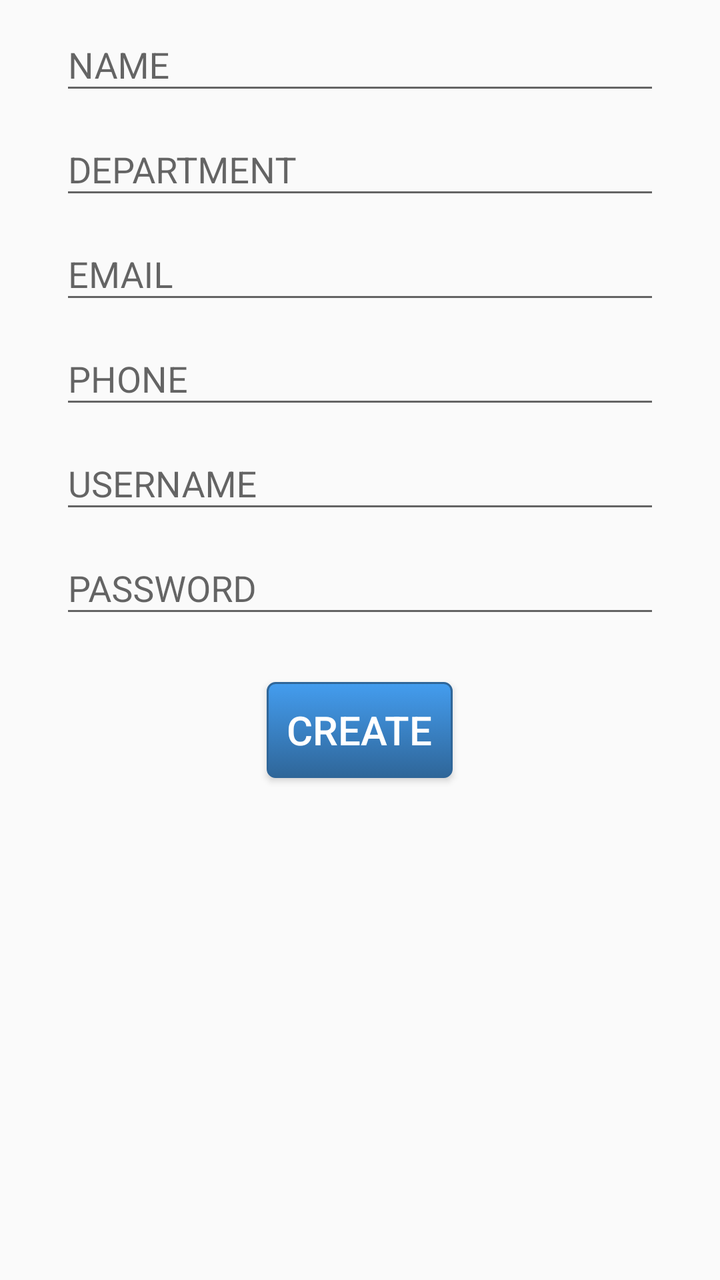
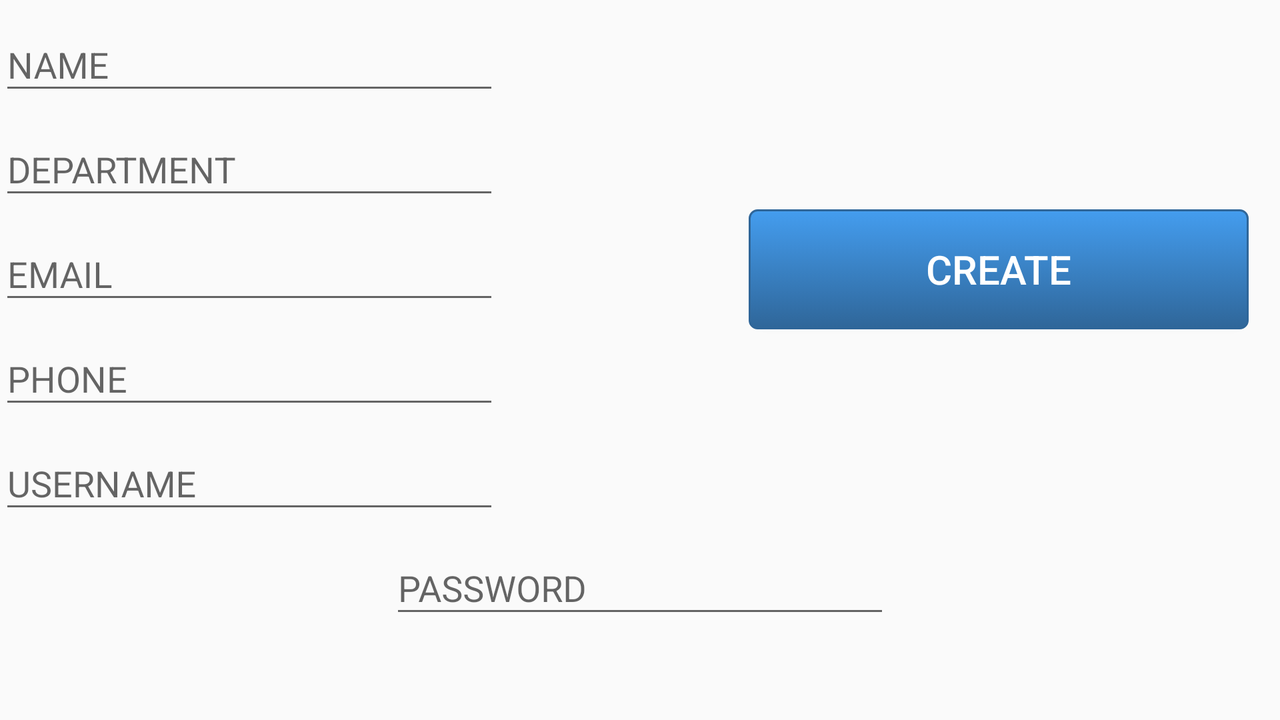

One screen, two layout resources from the same app: the default and the repository's alternative for another configuration. Each is rendered where Android would select it; the XML of both is given below.
<!-- AndroidManifest.xml: application theme AppTheme -->
<!-- res/layout/activity_create_staff.xml -->
<?xml version="1.0" encoding="utf-8"?>
<RelativeLayout xmlns:android="http://schemas.android.com/apk/res/android"
    xmlns:tools="http://schemas.android.com/tools"
    android:id="@+id/activity_create_staff"
    android:layout_width="match_parent"
    android:layout_height="match_parent"
    android:paddingBottom="@dimen/activity_vertical_margin"
    android:paddingLeft="@dimen/activity_horizontal_margin"
    android:paddingRight="@dimen/activity_horizontal_margin"
    android:paddingTop="@dimen/activity_vertical_margin"
    tools:context="com.arrow.arrowhc.CreateStaff">


    <android.support.design.widget.TextInputLayout
        android:layout_width="300dp"
        android:layout_height="wrap_content"
        android:layout_centerHorizontal="true"
        android:id="@+id/AdminstaffNL">

        <EditText
            android:layout_width="300dp"
            android:layout_height="wrap_content"
            android:id="@+id/staffName"
            android:hint="NAME"
            android:textColorHint="@color/bg"/>

    </android.support.design.widget.TextInputLayout>

    <android.support.design.widget.TextInputLayout
        android:layout_width="300dp"
        android:layout_height="wrap_content"
        android:layout_centerHorizontal="true"
        android:id="@+id/AdminstaffDL"
        android:layout_below="@+id/AdminstaffNL">

        <EditText
            android:layout_width="300dp"
            android:layout_height="wrap_content"
            android:id="@+id/staffDept"
            android:hint="DEPARTMENT"
            android:textColorHint="@color/bg"/>

    </android.support.design.widget.TextInputLayout>

    <android.support.design.widget.TextInputLayout
        android:layout_width="300dp"
        android:layout_height="wrap_content"
        android:layout_centerHorizontal="true"
        android:id="@+id/AdminstaffMailL"
        android:layout_below="@+id/AdminstaffDL">

        <EditText
            android:layout_width="300dp"
            android:layout_height="wrap_content"
            android:id="@+id/staffEmail"
            android:hint="EMAIL"
            android:textColorHint="@color/bg"/>

    </android.support.design.widget.TextInputLayout>

    <android.support.design.widget.TextInputLayout
        android:layout_width="300dp"
        android:layout_height="wrap_content"
        android:layout_centerHorizontal="true"
        android:id="@+id/AdminstaffPL"
        android:layout_below="@+id/AdminstaffMailL">

        <EditText
            android:layout_width="300dp"
            android:layout_height="wrap_content"
            android:id="@+id/staffPhone"
            android:hint="PHONE"
            android:textColorHint="@color/bg"/>

    </android.support.design.widget.TextInputLayout>

    <android.support.design.widget.TextInputLayout
        android:layout_width="300dp"
        android:layout_height="wrap_content"
        android:layout_centerHorizontal="true"
        android:id="@+id/AdminstaffUL"
        android:layout_below="@+id/AdminstaffPL">

        <EditText
            android:layout_width="300dp"
            android:layout_height="wrap_content"
            android:id="@+id/staffUserN"
            android:hint="USERNAME"
            android:textColorHint="@color/bg"/>

    </android.support.design.widget.TextInputLayout>

    <android.support.design.widget.TextInputLayout
        android:layout_width="300dp"
        android:layout_height="wrap_content"
        android:layout_centerHorizontal="true"
        android:id="@+id/AdminstaffPswdL"
        android:layout_below="@+id/AdminstaffUL">

        <EditText
            android:layout_width="300dp"
            android:layout_height="wrap_content"
            android:id="@+id/staffPswd"
            android:hint="PASSWORD"
            android:textColorHint="@color/bg"
            android:inputType="textPassword" />

    </android.support.design.widget.TextInputLayout>

    <Button
        android:text="CREATE"
        android:layout_width="wrap_content"
        android:layout_height="wrap_content"
        android:id="@+id/create"
        android:layout_below="@+id/AdminstaffPswdL"
        android:layout_centerHorizontal="true"
        android:layout_marginTop="27dp"
        android:background="@drawable/search_b"
        android:textSize="20dp"
        android:textColor="@color/white"/>

</RelativeLayout>
<!-- resources referenced by this layout -->
<resources>
  <color name="bg">#71cd9f</color>
  <color name="white">#ffffff</color>
  <!-- drawable search_b (drawable) -->
  <?xml version="1.0" encoding="utf-8"?>
  <selector xmlns:android="http://schemas.android.com/apk/res/android">
      <item android:state_pressed="true" >
         <shape>
            <solid android:color="#449def"/>
  
                <stroke android:width="1dp"
                    android:color="#2f6699" />
             <corners android:radius="3dp" />
  
             <padding android:top="10dp"
                 android:bottom="10dp"
                 android:left="10dp"
                 android:right="10dp"/>
            </shape>
  
  
      </item>
  <item>
  
      <shape>
         <gradient android:startColor="#449def"
             android:endColor="#2f6699"
             android:angle="270" />
  
          <stroke android:width="1dp"
              android:color="#2f6699" />    
          <corners android:radius="4dp" />
  
          <padding android:top="10dp"
              android:bottom="10dp"
              android:left="10dp"
              android:right="10dp"/>
      </shape>
  
  
  </item>
  
  </selector>
  <style name="AppTheme" parent="Theme.AppCompat.Light.DarkActionBar">
          
          <item name="colorPrimary">@color/colorPrimary</item>
          <item name="colorPrimaryDark">@color/colorPrimaryDark</item>
          <item name="colorAccent">@color/colorAccent</item>
      </style>
  <color name="colorPrimary">#3F51B5</color>
  <color name="colorPrimaryDark">#303F9F</color>
  <color name="colorAccent">#0e0e0e</color>
</resources>
<!-- res/layout-land/activity_create_staff.xml (the repository's variant of the layout above) -->
<!-- drawn on the phone turned sideways -->
<?xml version="1.0" encoding="utf-8"?>
<RelativeLayout xmlns:android="http://schemas.android.com/apk/res/android"
    xmlns:tools="http://schemas.android.com/tools"
    android:id="@+id/activity_create_staff"
    android:layout_width="match_parent"
    android:layout_height="match_parent"
    android:paddingBottom="@dimen/activity_vertical_margin"
    android:paddingLeft="@dimen/activity_horizontal_margin"
    android:paddingRight="@dimen/activity_horizontal_margin"
    android:paddingTop="@dimen/activity_vertical_margin"
    tools:context="com.arrow.arrowhc.CreateStaff">


    <android.support.design.widget.TextInputLayout
        android:layout_width="250dp"
        android:layout_height="wrap_content"
        android:layout_alignParentLeft="true"
        android:id="@+id/AdminstaffNL">

        <EditText
            android:layout_width="250dp"
            android:layout_height="wrap_content"
            android:id="@+id/staffName"
            android:hint="NAME"
            android:textColorHint="@color/bg"/>

    </android.support.design.widget.TextInputLayout>

    <android.support.design.widget.TextInputLayout
        android:layout_width="250dp"
        android:layout_height="wrap_content"
        android:layout_alignParentLeft="true"
        android:id="@+id/AdminstaffDL"
        android:layout_below="@+id/AdminstaffNL">

        <EditText
            android:layout_width="250dp"
            android:layout_height="wrap_content"
            android:id="@+id/staffDept"
            android:hint="DEPARTMENT"
            android:textColorHint="@color/bg"/>

    </android.support.design.widget.TextInputLayout>

    <android.support.design.widget.TextInputLayout
        android:layout_width="250dp"
        android:layout_height="wrap_content"
       android:layout_alignParentLeft="true"
        android:id="@+id/AdminstaffMailL"
        android:layout_below="@+id/AdminstaffDL">

        <EditText
            android:layout_width="250dp"
            android:layout_height="wrap_content"
            android:id="@+id/staffEmail"
            android:hint="EMAIL"
            android:textColorHint="@color/bg"/>

    </android.support.design.widget.TextInputLayout>

    <android.support.design.widget.TextInputLayout
        android:layout_width="250dp"
        android:layout_height="wrap_content"
        android:layout_alignParentLeft="true"
        android:id="@+id/AdminstaffPL"
        android:layout_below="@+id/AdminstaffMailL">

        <EditText
            android:layout_width="250dp"
            android:layout_height="wrap_content"
            android:id="@+id/staffPhone"
            android:hint="PHONE"
            android:textColorHint="@color/bg"/>

    </android.support.design.widget.TextInputLayout>

    <android.support.design.widget.TextInputLayout
        android:layout_width="250dp"
        android:layout_height="wrap_content"
        android:layout_alignParentLeft="true"
        android:id="@+id/AdminstaffUL"
        android:layout_below="@+id/AdminstaffPL">

        <EditText
            android:layout_width="match_parent"
            android:layout_height="wrap_content"
            android:id="@+id/staffUserN"
            android:hint="USERNAME"
            android:textColorHint="@color/bg"/>

    </android.support.design.widget.TextInputLayout>

    <android.support.design.widget.TextInputLayout
        android:layout_width="250dp"
        android:layout_height="wrap_content"
        android:layout_centerHorizontal="true"
        android:id="@+id/AdminstaffPswdL"
        android:layout_below="@+id/AdminstaffUL">

        <EditText
            android:layout_width="250dp"
            android:layout_height="wrap_content"
            android:id="@+id/staffPswd"
            android:hint="PASSWORD"
            android:textColorHint="@color/bg"
            android:inputType="textPassword" />

    </android.support.design.widget.TextInputLayout>
  <RelativeLayout
      android:layout_width="wrap_content"
      android:layout_height="wrap_content"
      android:orientation="horizontal"></RelativeLayout>

    <Button
        android:text="CREATE"
        android:layout_width="250dp"
        android:layout_height="60dp"
        android:id="@+id/create"
        android:background="@drawable/search_b"
        android:textSize="20dp"
        android:textColor="@color/white"
        android:layout_marginEnd="16dp"
        android:layout_below="@+id/AdminstaffDL"
        android:layout_alignParentEnd="true" />

</RelativeLayout>
